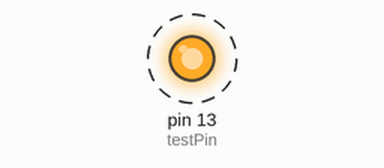
Recording of a sketch running on a simulated Arduino Uno, built with avr-gcc and run on an emulated ATmega328P. On the bench: output pins drawn as LEDs (lit = HIGH). Dashed ring = blinking. What the sketch prints to the serial monitor is not drawn.

Above: at 0.5 s.
Timing chart, 0 to 4.6 s (numbered marks = the images above):
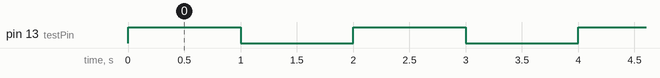

The sketch:

serial_python_test.ino
```cpp
// Goal: this script is a basic logging script to test serial connection between Arduino and PC w/ Python
// the data being sent is dummy data that counts upwards
// the python script should receive this data and save it into a txt or csv file

// HOW TO USE THIS SCRIPT
// 1. plug in the arduino to your laptop, and select the 'Board' and 'Port' in the 'Tools' dropdown
// 2. click 'upload' to send the script to the arduino and start it running
// 3. you should see two things happening on the board
//      a. light 13 (the built-in light on the board) should turn on/off every second
//      b. the light next to the 'TX' pin should blink once a second [indicates a serial message is being sent]
// 4. open python and... TODO FINISH THE PYTHON SIDE OF THIS!


// global variables
int loopNum;                      // the loop number
String message;                   // the basic contents of the message
String fullMessage;               // the full message to send over serial to python
unsigned long currentTime;        // the current time from getMilliTimeNow()


// analog and digital connections
#define testPin 13                // turn this on/off to confirm program is working [digital]


// setup function
void setup() {

  Serial.begin(9600);             // set the baud rate to match the Python code
  loopNum = 0;                    // start loopNum at 0
  pinMode(testPin, OUTPUT);       // configure testPin to be a digital output pin that we SEND info to
  digitalWrite(testPin, LOW);     // set testPin to LOW to start
}


// loop function
void loop() {

  // Read Analog pin for a value
  //int sensorValue = analogRead(A0);

  // increment loop number
  loopNum = loopNum + 1;

  // store main data to send over to python
  message = "test data";

  // get timestamp (not really a global time but useful in this exercise
  currentTime = getMilliTimeNow();

  // concatenate the full message to send to python
  fullMessage = String(loopNum) + "," + String(currentTime) + "," + message;


  // send the data over serial to python [or to arduino console]
  Serial.println(fullMessage);

  // flip the light on/off for sanity check
  if (loopNum % 2 == 0) {
    digitalWrite(testPin, LOW);
  } else {
    digitalWrite(testPin, HIGH);
  }

  // delay for the next loop (in milliseconds, 1000ms = 1s)
  delay(1000);

}


// function definitions
unsigned long getMilliTimeNow(void)  // Returns time in ms units
{
  return (millis());
}
```

Measured:
- by itself, pin 13 (testPin): alternates HIGH for 1.0 s and LOW for 1.0 s
